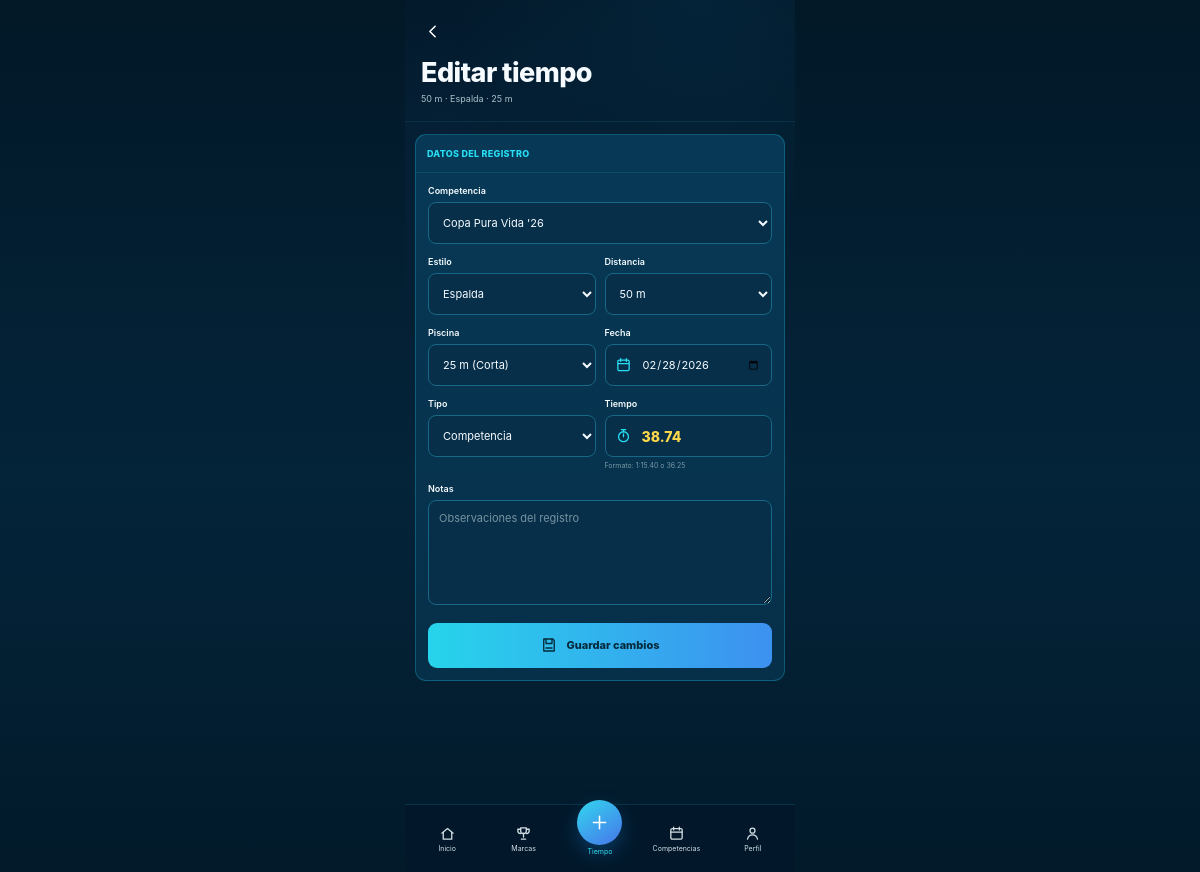
The app's page /swim/1/edit with its own data.
### tables this page shows
CREATE TABLE swims (
        id INTEGER PRIMARY KEY AUTOINCREMENT,
        distance INTEGER NOT NULL,
        stroke TEXT NOT NULL,
        pool_length INTEGER NOT NULL,
        time_cs INTEGER NOT NULL,
        swim_date TEXT NOT NULL,
        kind TEXT NOT NULL DEFAULT 'Competencia',
        event_name TEXT,
        notes TEXT,
        competition_id INTEGER,
        planned_event_id INTEGER,
        created_at TEXT NOT NULL DEFAULT CURRENT_TIMESTAMP,
        FOREIGN KEY(competition_id) REFERENCES competitions(id) ON DELETE SET NULL
    );

CREATE TABLE competitions (
        id INTEGER PRIMARY KEY AUTOINCREMENT,
        name TEXT NOT NULL,
        competition_date TEXT NOT NULL,
        location TEXT,
        pool_length INTEGER NOT NULL,
        notes TEXT,
        created_at TEXT NOT NULL DEFAULT CURRENT_TIMESTAMP
    );

### app.py (the view, shortened to what this page needs)
@app.route("/swim/<int:swim_id>/edit", methods=["GET", "POST"])
def edit_swim(swim_id):
    conn = get_db()
    swim = conn.execute("SELECT * FROM swims WHERE id=?", (swim_id,)).fetchone()
    if not swim:
        conn.close()
        return "Registro no encontrado", 404
    competitions = conn.execute("SELECT * FROM competitions ORDER BY competition_date DESC,id DESC").fetchall()
    conn.close()
    return render_template("edit_swim.html", swim=swim, competitions=competitions, styles=STYLES, official_events=OFFICIAL_EVENTS)

### app.py (called while the page is built)
def get_db():
    conn = sqlite3.connect(DB)
    conn.row_factory = sqlite3.Row
    conn.execute("PRAGMA foreign_keys = ON")
    return conn

def fmt_time(cs: int) -> str:
    total_seconds = cs / 100
    minutes = int(total_seconds // 60)
    seconds = total_seconds - minutes * 60
    return f"{minutes}:{seconds:05.2f}" if minutes else f"{seconds:.2f}"

@app.template_filter("swimtime")
def swimtime_filter(cs):
    return fmt_time(cs)

### templates/edit_swim.html (shortened to what this page needs)
{% extends "base.html" %}
{% block content %}
<div class="sp-edit-time">
  <section class="sp-edit-head">
    <div class="sp-edit-top">
      <a href="{{ url_for('swim_detail', swim_id=swim.id) }}"
         class="sp-edit-back" aria-label="Volver">
        <svg viewBox="0 0 24 24"><path d="m15 18-6-6 6-6"/></svg>
      </a>
    </div>
    <h1>Editar tiempo</h1>
    <p>{{ swim.distance }} m · {{ swim.stroke }} · {{ swim.pool_length }} m</p>
  </section>
  <section class="sp-edit-card">
    <div class="sp-edit-card-head">DATOS DEL REGISTRO</div>
    <form class="sp-edit-form" method="post">
      <label>
        <span>Competencia</span>
        <select name="competition_id" id="competition_id">
          {% for c in competitions %}
            <option value="{{ c.id }}"
                    data-pool="{{ c.pool_length }}"
                    data-date="{{ c.competition_date }}"
                    {% if swim.competition_id == c.id %}selected{% endif %}>
              {{ c.name }}
            </option>
          {% endfor %}
        </select>
      </label>
      <div class="sp-edit-grid-2">
        <label>
          <span>Estilo</span>
          <select name="stroke" id="stroke">
            {% for s in styles %}
              <option value="{{ s }}" {% if swim.stroke == s %}selected{% endif %}>{{ s }}</option>
            {% endfor %}
          </select>
        </label>
        <label>
          <span>Distancia</span>
          <select name="distance" id="distance"></select>
        </label>
      </div>
      <div class="sp-edit-grid-2">
        <label>
          <span>Piscina</span>
          <select name="pool_length" id="pool_length">
            <option value="25" {% if swim.pool_length == 25 %}selected{% endif %}>25 m (Corta)</option>
          </select>
        </label>
        <label>
          <span>Fecha</span>
          <div class="sp-edit-field sp-edit-icon-field">
            <input type="date" name="swim_date" id="swim_date" value="{{ swim.swim_date }}">
          </div>
        </label>
      </div>
      <div class="sp-edit-grid-2">
        <label>
          <span>Tipo</span>
          <select name="kind">
            {% for k in ['Competencia','Entrenamiento','Control'] %}
              <option value="{{ k }}" {% if swim.kind == k %}selected{% endif %}>{{ k }}</option>
            {% endfor %}
          </select>
        </label>
        <label>
          <span>Tiempo</span>
          <div class="sp-edit-field sp-edit-icon-field sp-edit-time-value">
            <input name="time" value="{{ swim.time_cs|swimtime }}" required inputmode="decimal">
          </div>
          <small class="sp-edit-help">Formato: 1:15.40 o 36.25</small>
        </label>
      </div>
      <label>
        <span>Notas</span>
        <textarea name="notes" rows="4" placeholder="Observaciones del registro">{{ swim.notes or '' }}</textarea>
      </label>
      <button class="sp-edit-save" type="submit">
        <svg viewBox="0 0 24 24">
          <path d="M5 4h12l2 2v14H5z"/>
          <path d="M8 4v6h8V4M8 16h8"/>
        </svg>
        Guardar cambios
      </button>
    </form>
  </section>
</div>
{% endblock %}

### records on screen
swims: distance "50", stroke "Espalda", pool_length "25", competition_id "Copa Pura Vida '26", pool_length "25 m (Corta)", swim_date "02/28/2026", kind "Competencia", time "38.74"
